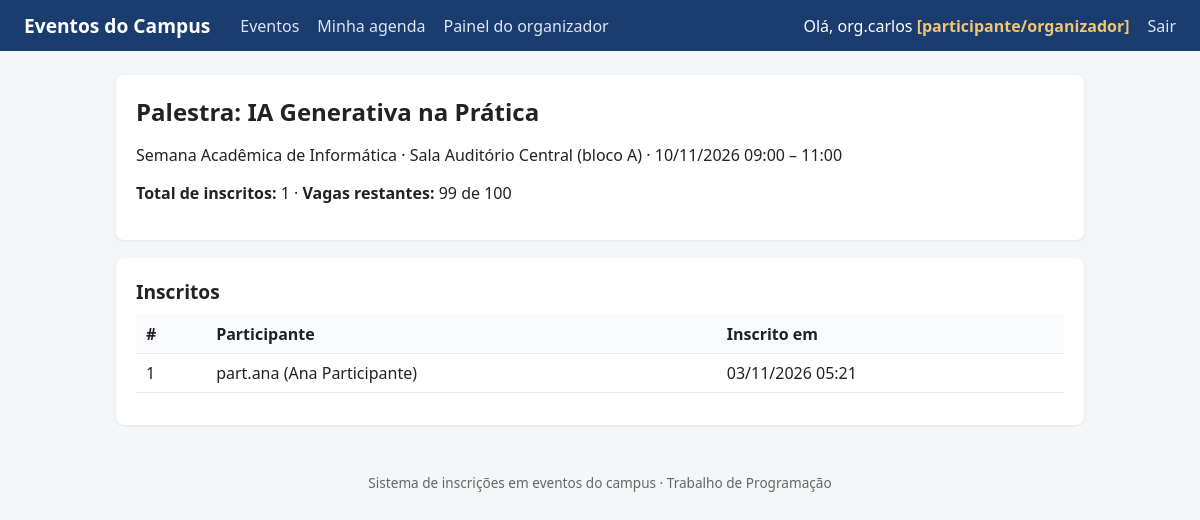
Before: /atividade/1/participantes/ (signed in) with the older database file.
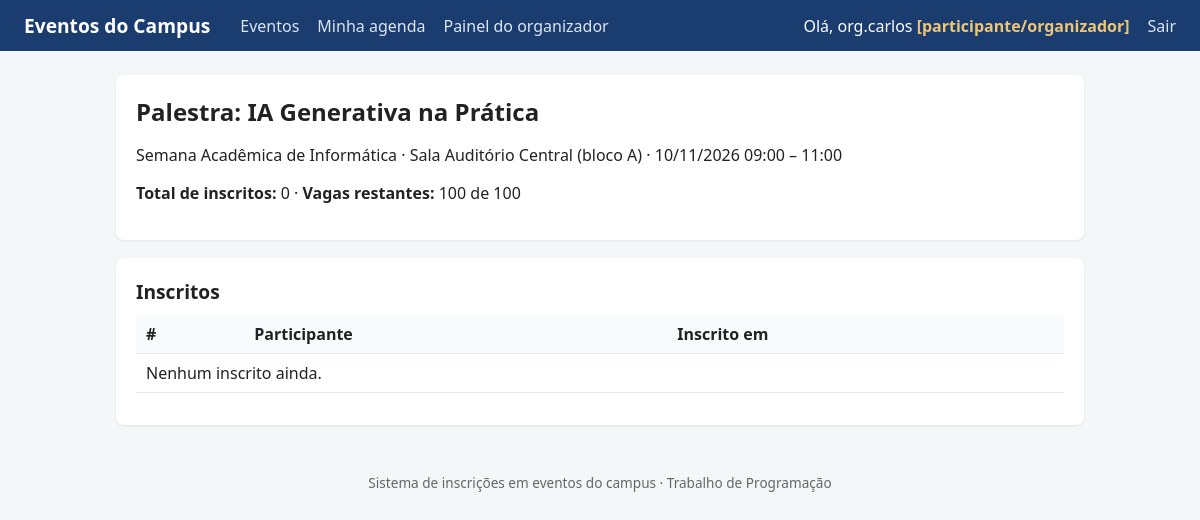
After: the same page with the newer database file.
### eventos/models.py (models this page shows, shortened)
class Atividade(models.Model):
    TIPO_CHOICES = [
        ('palestra', 'Palestra'),
        ('treinamento', 'Treinamento'),
        ('apresentacao', 'Apresentação'),
    ]
    evento = models.ForeignKey(
        Evento,
        on_delete=models.CASCADE,
        related_name='atividades',
    )
    titulo = models.CharField(max_length=150)
    tipo = models.CharField(max_length=20, choices=TIPO_CHOICES)
    descricao = models.TextField(blank=True)
    responsavel = models.CharField(max_length=150)
    sala = models.ForeignKey(
        Sala,
        on_delete=models.PROTECT,
        related_name='atividades',
    )
    inicio = models.DateTimeField()
    fim = models.DateTimeField()
    class Meta:
        verbose_name = 'Atividade'
        verbose_name_plural = 'Atividades'
        ordering = ['inicio']
    def vagas_restantes(self):
        return max(self.sala.capacidade - self.inscricoes.count(), 0)

class Sala(models.Model):
    nome = models.CharField(max_length=100)
    bloco = models.CharField(max_length=50)
    capacidade = models.PositiveIntegerField()
    class Meta:
        verbose_name = 'Sala'
        verbose_name_plural = 'Salas'
    def __str__(self):
        return f'{self.nome} (bloco {self.bloco})'

class InscricaoAtividade(models.Model):
    inscricao_evento = models.ForeignKey(
        InscricaoEvento,
        on_delete=models.CASCADE,
        related_name='inscricoes_atividades',
    )
    atividade = models.ForeignKey(
        Atividade,
        on_delete=models.CASCADE,
        related_name='inscricoes',
    )
    data = models.DateTimeField(auto_now_add=True)
    class Meta:
        verbose_name = 'Inscrição em atividade'
        verbose_name_plural = 'Inscrições em atividade'
        unique_together = [('inscricao_evento', 'atividade')]

class InscricaoEvento(models.Model):
    evento = models.ForeignKey(
        Evento,
        on_delete=models.CASCADE,
        related_name='inscricoes',
    )
    participante = models.ForeignKey(
        settings.AUTH_USER_MODEL,
        on_delete=models.CASCADE,
        related_name='inscricoes_evento',
    )
    data = models.DateTimeField(auto_now_add=True)
    class Meta:
        verbose_name = 'Inscrição no evento'
        verbose_name_plural = 'Inscrições no evento'
        unique_together = [('evento', 'participante')]

class Evento(models.Model):
    nome = models.CharField(max_length=150)
    descricao = models.TextField(blank=True)
    inicio = models.DateField()
    fim = models.DateField()
    inscricoes_abertas = models.BooleanField(default=True)
    organizador = models.ForeignKey(
        settings.AUTH_USER_MODEL,
        on_delete=models.CASCADE,
        related_name='eventos_organizados',
    )
    class Meta:
        verbose_name = 'Evento'
        verbose_name_plural = 'Eventos'

### eventos/views.py (the view)
# urls.py: path('atividade/<int:pk>/participantes/', views.participantes_atividade, name='participantes_atividade'),
@login_required
def participantes_atividade(request, pk):
    atividade = get_object_or_404(Atividade.objects.select_related('evento', 'sala'), pk=pk)
    if atividade.evento.organizador != request.user:
        messages.error(request, 'Acesso negado: este evento não é seu.')
        return redirect('meus_eventos')
    inscricoes = atividade.inscricoes.select_related(
        'inscricao_evento__participante'
    ).order_by('inscricao_evento__participante__username')
    return render(request, 'eventos/participantes.html', {
        'atividade': atividade, 'inscricoes': inscricoes,
    })

### eventos/templates/eventos/participantes.html (shortened to what this page needs)
{% extends 'eventos/base.html' %}
{% block conteudo %}
<div class="card">
  <h1>{{ atividade.titulo }}</h1>
  <p>{{ atividade.evento.nome }} · Sala {{ atividade.sala }} ·
    {{ atividade.inicio|date:'d/m/Y H:i' }} – {{ atividade.fim|date:'H:i' }}</p>
  <p><strong>Total de inscritos:</strong> {{ inscricoes.count }} ·
    <strong>Vagas restantes:</strong> {{ atividade.vagas_restantes }} de {{ atividade.sala.capacidade }}
  </p>
</div>
<div class="card">
  <h2>Inscritos</h2>
  <table>
    <tr>
      <th>#</th>
      <th>Participante</th>
      <th>Inscrito em</th>
    </tr>
    {% for ia in inscricoes %}
    <tr>
      <td>{{ forloop.counter }}</td>
      <td>{{ ia.inscricao_evento.participante.username }}
        ({{ ia.inscricao_evento.participante.first_name }})</td>
      <td>{{ ia.data|date:'d/m/Y H:i' }}</td>
    </tr>
    {% empty %}
    <tr>
      <td colspan="3">Nenhum inscrito ainda.</td>
    </tr>
    {% endfor %}
  </table>
</div>
{% endblock %}

Changed rows visible on the page:
removed InscricaoAtividade: inscricao_evento.participante.username "part.ana", inscricao_evento.participante.first_name "Ana Participante", data "03/11/2026 05:21"
computed for Atividade "Palestra: IA Generativa na Prática": vagas_restantes "99" → "100"
Other visible differences:
{{ inscricoes.count }}: "1" → "0"
text now shown: "Nenhum inscrito ainda."
